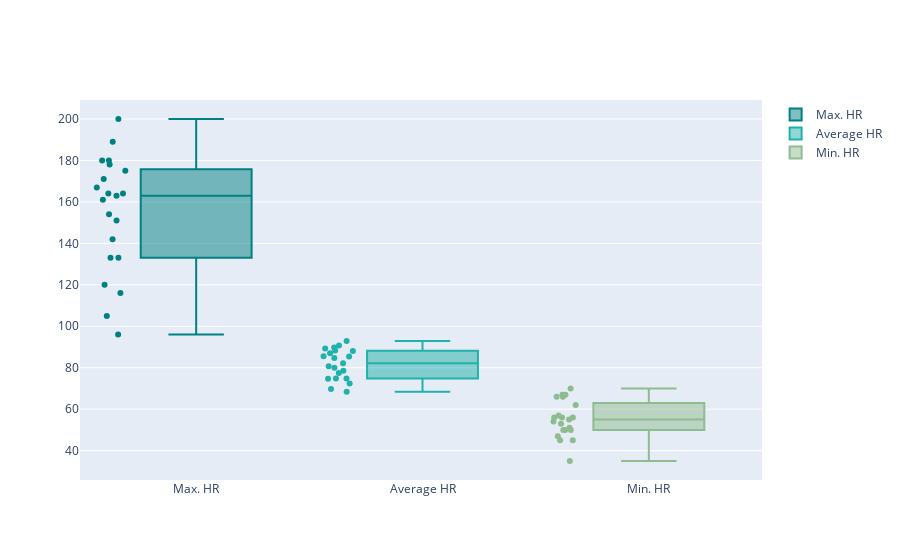

Notebook code cell kept with this figure:
### Code cell
y0 = np.random.randn(50)
y1 = np.random.randn(50) + 1 # shift mean

fig = go.Figure()
fig.add_trace(go.Box(y=hr_stats["max"], name='Max. HR',
                marker_color = 'teal',boxpoints="all"))
fig.add_trace(go.Box(y=hr_stats["mean"], name = 'Average HR',
                marker_color = 'lightseagreen',boxpoints="all"))
fig.add_trace(go.Box(y=hr_stats["min"], name = 'Min. HR',
                marker_color = 'darkseagreen',boxpoints="all"))
fig.show()

### Figure 1 — Plotly figure (JSON) as saved in the notebook; plotly's stock layout.template omitted (floating-point values rounded to 4 significant figures)
{"data": [{"boxpoints": "all", "marker": {"color": "teal"}, "name": "Max. HR", "type": "box", "y": [96, 133, 105, 116, 133, 120, 167, 164, 164, 180, 178, 171, 189, 163, 200, 151, 180, 154, 161, 175, 142]}, {"boxpoints": "all", "marker": {"color": "lightseagreen"}, "name": "Average HR", "type": "box", "y": [68.46, 79.99, 74.83, 74.85, 72.38, 74.68, 78.55, 86.93, 88.06, 84.64, 85.4, 80.71, 89.75, 88.35, 82.11, 92.94, 77.41, 69.77, 89.3, 90.75, 85.55]}, {"boxpoints": "all", "marker": {"color": "darkseagreen"}, "name": "Min. HR", "type": "box", "y": [56, 50, 45, 53, 57, 35, 62, 56, 67, 55, 50, 56, 51, 50, 66, 67, 47, 45, 70, 54, 66]}], "layout": {}}
